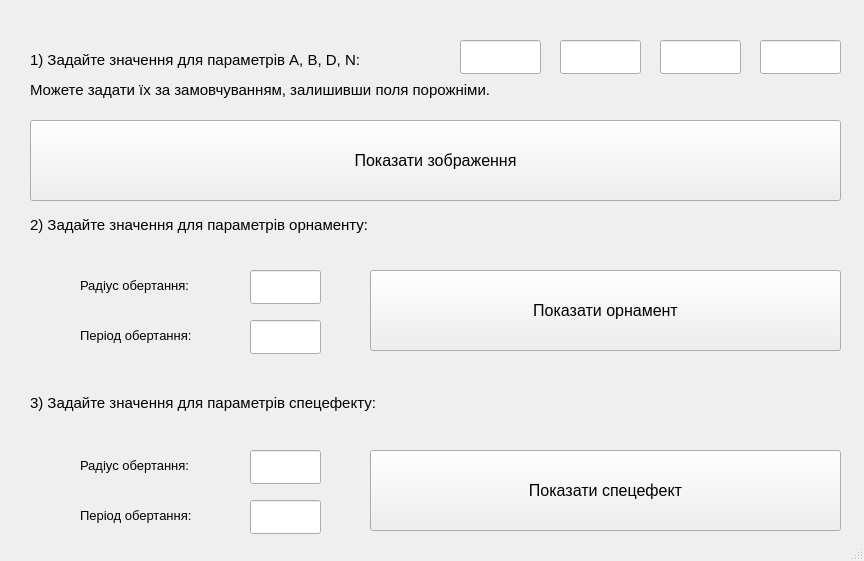
<?xml version="1.0" encoding="UTF-8"?>
<ui version="4.0">
 <class>MainWindow</class>
 <widget class="QMainWindow" name="MainWindow">
  <property name="windowModality">
   <enum>Qt::NonModal</enum>
  </property>
  <property name="geometry">
   <rect>
    <x>0</x>
    <y>0</y>
    <width>864</width>
    <height>561</height>
   </rect>
  </property>
  <property name="windowTitle">
   <string>Лабораторна робота №2</string>
  </property>
  <property name="locale">
   <locale language="Ukrainian" country="Ukraine"/>
  </property>
  <widget class="QWidget" name="centralwidget">
   <widget class="QLabel" name="label">
    <property name="geometry">
     <rect>
      <x>30</x>
      <y>30</y>
      <width>601</width>
      <height>91</height>
     </rect>
    </property>
    <property name="font">
     <font>
      <pointsize>11</pointsize>
      <weight>50</weight>
      <italic>false</italic>
      <bold>false</bold>
     </font>
    </property>
    <property name="text">
     <string>&lt;html&gt;&lt;head/&gt;&lt;body&gt;&lt;p&gt;1) Задайте значення для параметрів A, B, D, N:&lt;/p&gt;&lt;p&gt;Можете задати їх за замовчуванням, залишивши поля порожніми.&lt;/p&gt;&lt;/body&gt;&lt;/html&gt;</string>
    </property>
   </widget>
   <widget class="QLineEdit" name="lineEdit">
    <property name="geometry">
     <rect>
      <x>460</x>
      <y>40</y>
      <width>81</width>
      <height>34</height>
     </rect>
    </property>
    <property name="inputMask">
     <string comment="2" extracomment="2"/>
    </property>
    <property name="text">
     <string comment="2" extracomment="2"/>
    </property>
    <property name="dragEnabled">
     <bool>false</bool>
    </property>
   </widget>
   <widget class="QLineEdit" name="lineEdit_2">
    <property name="geometry">
     <rect>
      <x>560</x>
      <y>40</y>
      <width>81</width>
      <height>34</height>
     </rect>
    </property>
    <property name="inputMask">
     <string/>
    </property>
    <property name="text">
     <string/>
    </property>
    <property name="dragEnabled">
     <bool>false</bool>
    </property>
   </widget>
   <widget class="QLineEdit" name="lineEdit_3">
    <property name="geometry">
     <rect>
      <x>660</x>
      <y>40</y>
      <width>81</width>
      <height>34</height>
     </rect>
    </property>
    <property name="inputMask">
     <string/>
    </property>
    <property name="text">
     <string/>
    </property>
    <property name="dragEnabled">
     <bool>false</bool>
    </property>
   </widget>
   <widget class="QLineEdit" name="lineEdit_4">
    <property name="geometry">
     <rect>
      <x>760</x>
      <y>40</y>
      <width>81</width>
      <height>34</height>
     </rect>
    </property>
    <property name="inputMask">
     <string/>
    </property>
    <property name="text">
     <string/>
    </property>
    <property name="dragEnabled">
     <bool>false</bool>
    </property>
   </widget>
   <widget class="QLabel" name="label_2">
    <property name="geometry">
     <rect>
      <x>30</x>
      <y>200</y>
      <width>441</width>
      <height>51</height>
     </rect>
    </property>
    <property name="font">
     <font>
      <pointsize>11</pointsize>
      <weight>50</weight>
      <italic>false</italic>
      <bold>false</bold>
     </font>
    </property>
    <property name="text">
     <string>&lt;html&gt;&lt;head/&gt;&lt;body&gt;&lt;p&gt;2) Задайте значення для параметрів орнаменту:&lt;/p&gt;&lt;/body&gt;&lt;/html&gt;</string>
    </property>
   </widget>
   <widget class="QPushButton" name="pushButton">
    <property name="geometry">
     <rect>
      <x>30</x>
      <y>120</y>
      <width>811</width>
      <height>81</height>
     </rect>
    </property>
    <property name="font">
     <font>
      <pointsize>12</pointsize>
      <weight>50</weight>
      <italic>false</italic>
      <bold>false</bold>
     </font>
    </property>
    <property name="text">
     <string>Показати зображення</string>
    </property>
    <property name="shortcut">
     <string>Ctrl+1</string>
    </property>
   </widget>
   <widget class="QPushButton" name="pushButton_2">
    <property name="geometry">
     <rect>
      <x>370</x>
      <y>270</y>
      <width>471</width>
      <height>81</height>
     </rect>
    </property>
    <property name="font">
     <font>
      <pointsize>12</pointsize>
      <weight>50</weight>
      <italic>false</italic>
      <bold>false</bold>
     </font>
    </property>
    <property name="text">
     <string>Показати орнамент</string>
    </property>
    <property name="shortcut">
     <string>Ctrl+2</string>
    </property>
   </widget>
   <widget class="QLabel" name="label_3">
    <property name="geometry">
     <rect>
      <x>30</x>
      <y>390</y>
      <width>451</width>
      <height>26</height>
     </rect>
    </property>
    <property name="font">
     <font>
      <pointsize>11</pointsize>
      <weight>50</weight>
      <italic>false</italic>
      <bold>false</bold>
     </font>
    </property>
    <property name="text">
     <string>&lt;html&gt;&lt;head/&gt;&lt;body&gt;&lt;p&gt;3) Задайте значення для параметрів спецефекту:&lt;/p&gt;&lt;/body&gt;&lt;/html&gt;</string>
    </property>
   </widget>
   <widget class="QLabel" name="label_4">
    <property name="geometry">
     <rect>
      <x>80</x>
      <y>270</y>
      <width>171</width>
      <height>31</height>
     </rect>
    </property>
    <property name="font">
     <font>
      <pointsize>10</pointsize>
      <weight>50</weight>
      <italic>false</italic>
      <bold>false</bold>
     </font>
    </property>
    <property name="text">
     <string>Радіус обертання:</string>
    </property>
   </widget>
   <widget class="QLabel" name="label_5">
    <property name="geometry">
     <rect>
      <x>80</x>
      <y>320</y>
      <width>171</width>
      <height>31</height>
     </rect>
    </property>
    <property name="font">
     <font>
      <pointsize>10</pointsize>
      <weight>50</weight>
      <italic>false</italic>
      <bold>false</bold>
     </font>
    </property>
    <property name="text">
     <string>&lt;html&gt;&lt;head/&gt;&lt;body&gt;&lt;p&gt;Період обертання:&lt;/p&gt;&lt;/body&gt;&lt;/html&gt;</string>
    </property>
   </widget>
   <widget class="QLineEdit" name="lineEdit_5">
    <property name="geometry">
     <rect>
      <x>250</x>
      <y>270</y>
      <width>71</width>
      <height>34</height>
     </rect>
    </property>
   </widget>
   <widget class="QLineEdit" name="lineEdit_6">
    <property name="geometry">
     <rect>
      <x>250</x>
      <y>320</y>
      <width>71</width>
      <height>34</height>
     </rect>
    </property>
   </widget>
   <widget class="QLabel" name="label_6">
    <property name="geometry">
     <rect>
      <x>80</x>
      <y>450</y>
      <width>171</width>
      <height>31</height>
     </rect>
    </property>
    <property name="font">
     <font>
      <pointsize>10</pointsize>
      <weight>50</weight>
      <italic>false</italic>
      <bold>false</bold>
     </font>
    </property>
    <property name="text">
     <string>Радіус обертання:</string>
    </property>
   </widget>
   <widget class="QLineEdit" name="lineEdit_7">
    <property name="geometry">
     <rect>
      <x>250</x>
      <y>500</y>
      <width>71</width>
      <height>34</height>
     </rect>
    </property>
   </widget>
   <widget class="QLabel" name="label_7">
    <property name="geometry">
     <rect>
      <x>80</x>
      <y>500</y>
      <width>171</width>
      <height>31</height>
     </rect>
    </property>
    <property name="font">
     <font>
      <pointsize>10</pointsize>
      <weight>50</weight>
      <italic>false</italic>
      <bold>false</bold>
     </font>
    </property>
    <property name="text">
     <string>&lt;html&gt;&lt;head/&gt;&lt;body&gt;&lt;p&gt;Період обертання:&lt;/p&gt;&lt;/body&gt;&lt;/html&gt;</string>
    </property>
   </widget>
   <widget class="QLineEdit" name="lineEdit_8">
    <property name="geometry">
     <rect>
      <x>250</x>
      <y>450</y>
      <width>71</width>
      <height>34</height>
     </rect>
    </property>
   </widget>
   <widget class="QPushButton" name="pushButton_3">
    <property name="geometry">
     <rect>
      <x>370</x>
      <y>450</y>
      <width>471</width>
      <height>81</height>
     </rect>
    </property>
    <property name="font">
     <font>
      <pointsize>12</pointsize>
      <weight>50</weight>
      <italic>false</italic>
      <bold>false</bold>
     </font>
    </property>
    <property name="text">
     <string>Показати спецефект</string>
    </property>
    <property name="shortcut">
     <string>Ctrl+2</string>
    </property>
   </widget>
  </widget>
  <widget class="QStatusBar" name="statusbar"/>
 </widget>
 <resources/>
 <connections/>
</ui>
